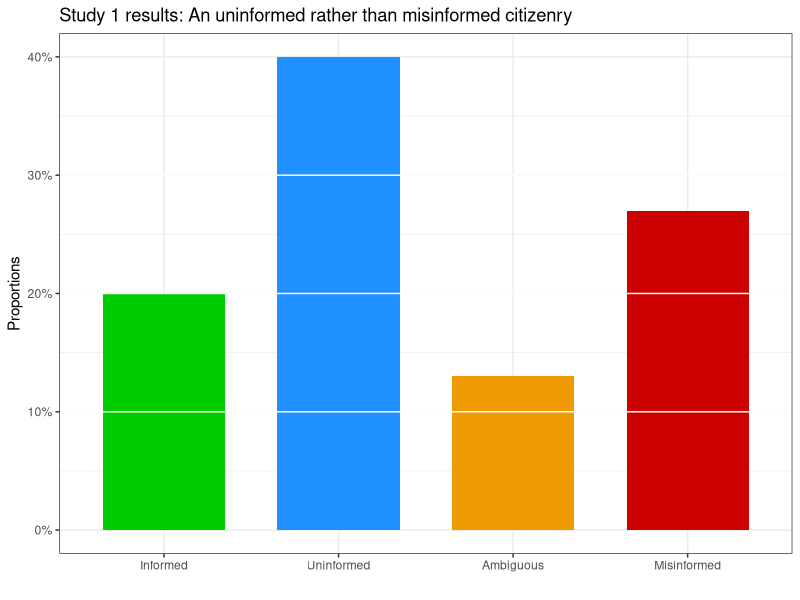

This chart was generated by the following R code:
## ---- chunk 1
# background-size="1920px 1080px"
library(tidyverse)
library(readxl)
## ---- chunk 2
tab1 <- tibble(
  groups1 = c("Informed", "Uninformed", "Misinformed", "Ambiguous"),
  rates1 = c(.2, .4, .27, .13)
)

tab1 |>
  ggplot(aes(x = groups1, y = rates1)) +
  geom_col(fill = c("green3", "dodgerblue", "red3", "orange2"), width = .7) +
  geom_hline(yintercept = seq(.1, .3, .1), color = "white") +
  theme_bw() +
  labs(x = "", y = "Proportions",
       title = "Study 1 results: An uninformed rather than misinformed citizenry") +
  scale_y_continuous(labels = scales::percent_format()) +
  scale_x_discrete(limits = c("Informed", "Uninformed", "Ambiguous", "Misinformed"))
